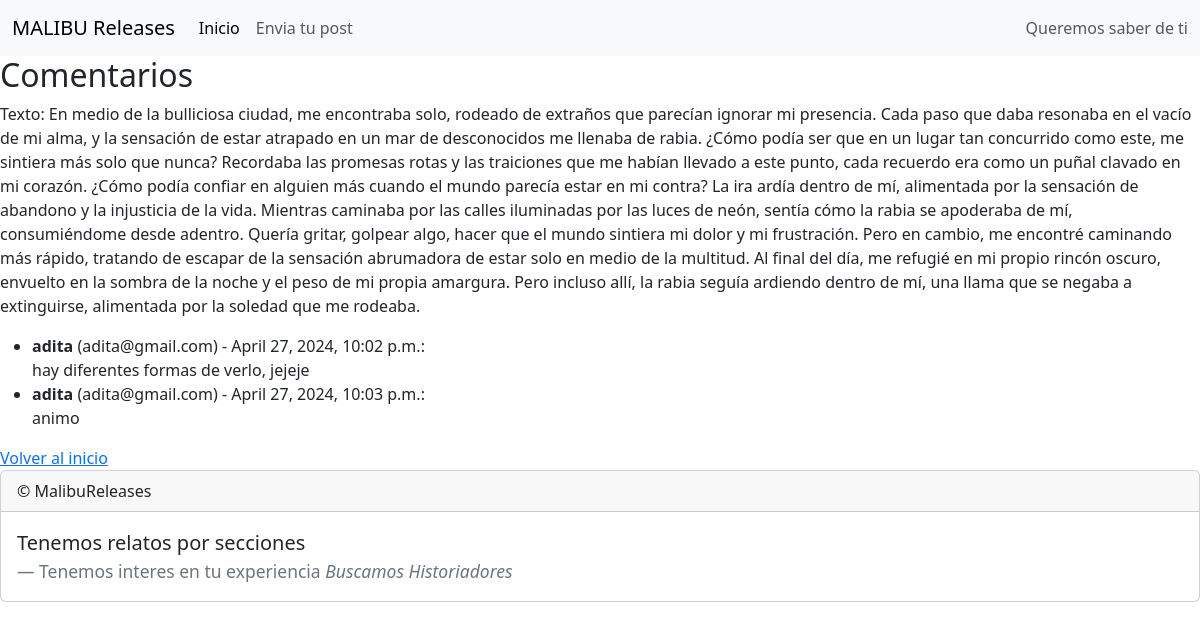
Page /view_comments/1/ on the committed database.
### comentario/models.py (models this page shows, shortened)
class Texto(models.Model):
    contenido = models.TextField()

class Comment(models.Model):
    texto = models.ForeignKey(Texto, on_delete=models.CASCADE)
    nombre = models.CharField(max_length=100)
    correo = models.EmailField()
    comentario = models.TextField()
    fecha = models.DateTimeField(auto_now_add=True)

### comentario/views.py (the view)
# urls.py: path('view_comments/<int:texto_id>/', views.view_comments, name='view_comments'),
def view_comments(request, texto_id):
    texto = Texto.objects.get(pk=texto_id)
    comentarios = Comment.objects.filter(texto=texto)
    return render(request, 'view_comments.html', {'texto': texto, 'comentarios': comentarios})

### comentario/templates/view_comments.html (shortened to what this page needs)
{% extends 'base.html' %}
{% block content %}
    <h2>Comentarios</h2>
    <p>Texto: {{ texto.contenido }}</p>
    {% if comentarios %}
        <ul>
            {% for comentario in comentarios %}
                <li>
                    <strong>{{ comentario.nombre }}</strong> ({{ comentario.correo }}) - {{ comentario.fecha }}:<br>
                    {{ comentario.comentario }}
                </li>
            {% endfor %}
        </ul>
    {% else %}
        <p>No hay comentarios para este texto.</p>
    {% endif %}
    <a href="{% url 'home' %}">Volver al inicio</a>
{% endblock %}

### templates/base.html (shortened to what this page needs)
<!doctype html>
<html lang="en">
  <head>
    <link href="https://cdn.jsdelivr.net/npm/bootstrap@5.3.3/dist/css/bootstrap.min.css" rel="stylesheet">
  </head>
  <body>
    {% include 'header.html' %}
    <main>
        {% block content %}{% endblock %}
    </main>
    {% include 'footer.html' %}
  </body>
</html>

### templates/header.html (shortened to what this page needs)
  <header>
    <nav class="navbar navbar-expand-lg bg-body-tertiary" id="n">
        <div class="container-fluid">
        <a class="navbar-brand" href="#">MALIBU Releases</a>
        <div class="collapse navbar-collapse" id="navbarText">
            <ul class="navbar-nav me-auto mb-2 mb-lg-0">
            <li class="nav-item">
                <a class="nav-link active" aria-current="page" href="#">Inicio</a>
            </li>
            <li class="nav-item">
                <a class="nav-link" href="#">Envia tu post</a>
            </li>
            </ul>
            <span class="navbar-text">
            Queremos saber de ti
            </span>
        </div>
        </div>
    </nav>
</header>

### templates/footer.html
<footer>
    <div class="card">
        <div class="card-header">
          &copy; MalibuReleases
        </div>
        <div class="card-body">
          <blockquote class="blockquote mb-0">
            <p>Tenemos relatos por secciones</p>
            <footer class="blockquote-footer">Tenemos interes en tu experiencia <cite title="Source Title">Buscamos Historiadores</cite></footer>
          </blockquote>
        </div>
      </div>
</footer>

### rows in the picture
Texto: contenido "En medio de la bulliciosa ciudad, me encontraba solo, rodeado de extraños que parecían ignorar mi presencia. Cada paso que daba resonaba en el vacío de mi alma, y la sensación de estar atrapado en un mar de desconocidos me llenaba de rabia. ¿Cómo podía ser que en un lugar tan concurrido como este, me sintiera más solo que nunca? Recordaba las promesas rotas y las traiciones que me habían llevado a este punto, cada recuerdo era como un puñal clavado en mi corazón. ¿Cómo podía confiar en alguien más cuando el mundo parecía estar en mi contra? La ira ardía dentro de mí, alimentada por la sensación de abandono y la injusticia de la vida. Mientras caminaba por las calles iluminadas por las luces…"
Comment: nombre "adita", correo "adita@gmail.com", fecha "April 27, 2024, 10:02 p.m.", comentario "hay diferentes formas de verlo, jejeje"
Comment: nombre "adita", correo "adita@gmail.com", fecha "April 27, 2024, 10:03 p.m.", comentario "animo"
